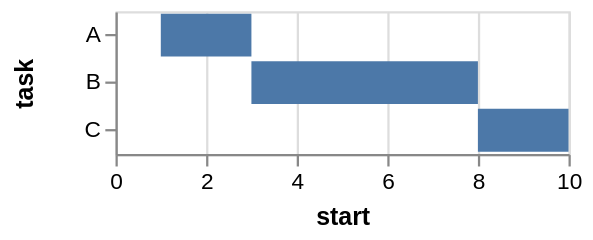

The Vega-Lite source for this figure:
### Vega specification from a JSON file in a GitHub repository (floating-point values rounded to 4 significant figures)
{"$schema": "https://vega.github.io/schema/vega/v3.0.json", "description": "A simple bar chart with ranged data (aka Gantt Chart).", "autosize": "pad", "padding": 5, "width": 200, "style": "cell", "data": [{"name": "source_0", "values": [{"task": "A", "start": 1, "end": 3}, {"task": "B", "start": 3, "end": 8}, {"task": "C", "start": 8, "end": 10}]}, {"name": "data_0", "source": "source_0", "transform": [{"type": "formula", "expr": "toNumber(datum[\"start\"])", "as": "start"}, {"type": "formula", "expr": "toNumber(datum[\"end\"])", "as": "end"}, {"type": "filter", "expr": "datum[\"start\"] !== null && !isNaN(datum[\"start\"])"}]}], "signals": [{"name": "y_step", "value": 21}, {"name": "height", "update": "bandspace(domain('y').length, 0.1, 0.05) * y_step"}], "marks": [{"name": "marks", "type": "rect", "style": ["bar"], "from": {"data": "data_0"}, "encode": {"update": {"x": {"scale": "x", "field": "start"}, "x2": {"scale": "x", "field": "end"}, "y": {"scale": "y", "field": "task"}, "height": {"scale": "y", "band": true}, "fill": {"value": "#4c78a8"}}}}], "scales": [{"name": "x", "type": "linear", "domain": {"data": "data_0", "fields": ["start", "end"], "sort": true}, "range": [0, {"signal": "width"}], "nice": true, "zero": true}, {"name": "y", "type": "band", "domain": {"data": "data_0", "field": "task", "sort": true}, "range": {"step": {"signal": "y_step"}}, "paddingInner": 0.1, "paddingOuter": 0.05}], "axes": [{"scale": "x", "orient": "bottom", "labelOverlap": true, "tickCount": {"signal": "ceil(width/40)"}, "title": "start", "zindex": 1}, {"scale": "x", "orient": "bottom", "domain": false, "grid": true, "labels": false, "maxExtent": 0, "minExtent": 0, "tickCount": {"signal": "ceil(width/40)"}, "ticks": false, "zindex": 0, "gridScale": "y"}, {"scale": "y", "orient": "left", "labelOverlap": true, "title": "task", "zindex": 1}], "config": {"axis": {"titlePadding": 5}, "axisY": {"minExtent": 30}}}
